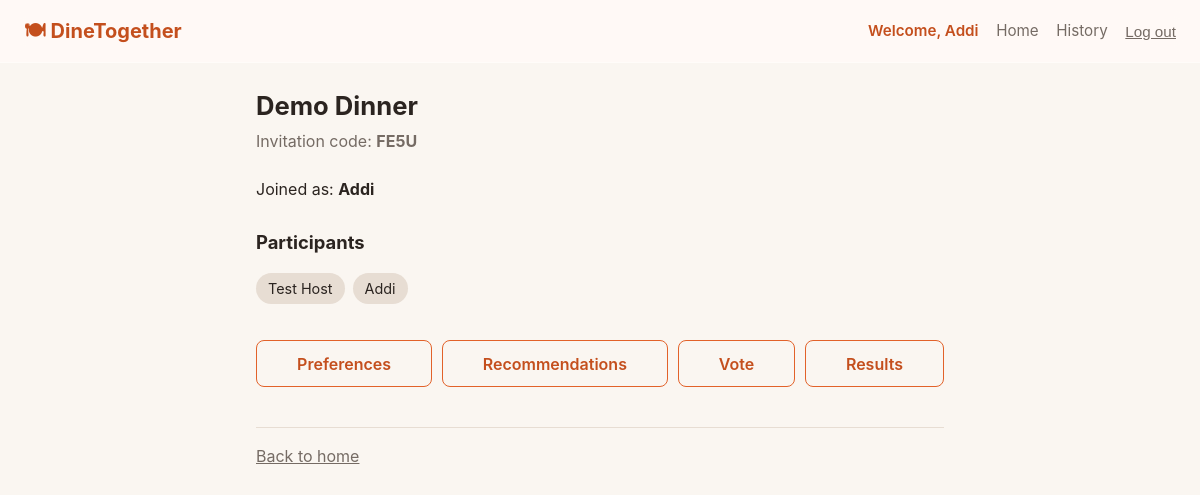
Screenshot of /events/3 (signed in) with the database file from the repository.
### tables this page shows
CREATE TABLE users (
    id            INTEGER PRIMARY KEY AUTOINCREMENT,
    username      TEXT NOT NULL UNIQUE,
    password_hash TEXT NOT NULL,
    display_name  TEXT NOT NULL,
    created_at    TEXT NOT NULL DEFAULT (datetime('now'))
);

CREATE TABLE events (
    id          INTEGER PRIMARY KEY AUTOINCREMENT,
    name        TEXT NOT NULL,
    invite_code TEXT NOT NULL UNIQUE,
    created_at  TEXT NOT NULL DEFAULT (datetime('now'))
);

CREATE TABLE participants (
    id          INTEGER PRIMARY KEY AUTOINCREMENT,
    event_id    INTEGER NOT NULL REFERENCES events(id) ON DELETE CASCADE,
    user_id     INTEGER NOT NULL REFERENCES users(id) ON DELETE CASCADE,
    display_name TEXT NOT NULL,
    joined_at   TEXT NOT NULL DEFAULT (datetime('now')),
    UNIQUE(event_id, user_id)
);

### app/routes.py (the view)
@bp.get("/events/<int:event_id>")
def event_home(event_id: int):
    event = _require_session_event(event_id)
    participants = _repo().list_participants(event_id)
    finalized = _vote_repo().is_finalized(event_id)
    return render_template(
        "event_home.html",
        event=event,
        participants=participants,
        display_name=session.get("display_name"),
        finalized=finalized,
    )

### app/db.py (called while the page is built)
def get_db() -> sqlite3.Connection:
    if "db" not in g:
        g.db = sqlite3.connect(
            current_app.config["DATABASE"],
            detect_types=sqlite3.PARSE_DECLTYPES,
        )
        g.db.row_factory = sqlite3.Row
        g.db.execute("PRAGMA foreign_keys = ON")
    return g.db

### app/repositories/event_repository.py (called while the page is built)
    def get_event_by_id(self, event_id: int) -> Event | None:
        row = self._db.execute(
            "SELECT id, name, invite_code, created_at FROM events WHERE id = ?", (event_id,)
        ).fetchone()
        if row is None:
            return None
        return Event(id=row["id"], name=row["name"], invite_code=row["invite_code"], created_at=row["created_at"])

    def get_participant_for_user(self, event_id: int, user_id: int) -> Participant | None:
        row = self._db.execute(
            "SELECT id, event_id, user_id, display_name FROM participants "
            "WHERE event_id = ? AND user_id = ?",
            (event_id, user_id),
        ).fetchone()
        if row is None:
            return None
        return Participant(
            id=row["id"], event_id=row["event_id"], user_id=row["user_id"], display_name=row["display_name"]
        )

    def list_participants(self, event_id: int) -> list[Participant]:
        rows = self._db.execute(
            "SELECT id, event_id, user_id, display_name FROM participants "
            "WHERE event_id = ? ORDER BY joined_at",
            (event_id,),
        ).fetchall()
        return [
            Participant(id=r["id"], event_id=r["event_id"], user_id=r["user_id"], display_name=r["display_name"])
            for r in rows
        ]

### app/repositories/user_repository.py (called while the page is built)
def _row_to_user(row: sqlite3.Row) -> User:
    return User(
        id=row["id"],
        username=row["username"],
        password_hash=row["password_hash"],
        display_name=row["display_name"],
    )

    def get_by_id(self, user_id: int) -> User | None:
        row = self._db.execute(
            "SELECT id, username, password_hash, display_name FROM users WHERE id = ?",
            (user_id,),
        ).fetchone()
        return _row_to_user(row) if row else None

### app/repositories/vote_repository.py (called while the page is built)
    def is_finalized(self, event_id: int) -> bool:
        row = self._db.execute(
            "SELECT 1 FROM results WHERE event_id = ?", (event_id,)
        ).fetchone()
        return row is not None

### app/routes.py (called while the page is built)
def _repo() -> EventRepository:
    return EventRepository(get_db())

def _user_repo() -> UserRepository:
    return UserRepository(get_db())

def _vote_repo() -> VoteRepository:
    return VoteRepository(get_db())

### app/templates/event_home.html (shortened to what this page needs)
{% extends "base.html" %}
{% block content %}
  <h1>{{ event.name }}</h1>
  <p class="subtitle">Invitation code: <strong>{{ event.invite_code }}</strong></p>
  {% if display_name %}
    <p>Joined as: <strong>{{ display_name }}</strong></p>
  {% endif %}
  <h2>Participants</h2>
  <ul class="participants">
    {% for participant in participants %}
      <li>{{ participant.display_name }}</li>
    {% endfor %}
  </ul>
  {% if finalized %}
    <nav class="actions">
      <a class="btn" href="{{ url_for('main.results', event_id=event.id) }}">View the final decision</a>
    </nav>
  {% else %}
    <nav class="actions">
      <a class="btn secondary" href="{{ url_for('main.preferences', event_id=event.id) }}">Preferences</a>
      <a class="btn secondary" href="{{ url_for('main.recommendations', event_id=event.id) }}">Recommendations</a>
      <a class="btn secondary" href="{{ url_for('main.recommendations', event_id=event.id) }}">Vote</a>
      <a class="btn secondary" href="{{ url_for('main.results', event_id=event.id) }}">Results</a>
    </nav>
  {% endif %}
  <footer class="hint"><a href="{{ url_for('main.home') }}">Back to home</a></footer>
{% endblock %}

### app/templates/base.html (shortened to what this page needs)
<!doctype html>
<html lang="en">
<head>
  <link rel="stylesheet" href="{{ url_for('static', filename='style.css') }}">
</head>
<body>
  <header class="site">
    <a class="brand" href="{{ url_for('main.home') }}">🍽 DineTogether</a>
{% if current_user %}
  <nav class="header-nav">
    <span class="welcome-badge">Welcome, {{ current_user.display_name }}</span>
    <a href="{{ url_for('main.home') }}">Home</a>
    <a href="{{ url_for('main.history') }}">History</a>
    <form method="post" action="{{ url_for('main.logout') }}" class="logout-form">
      <button type="submit" class="link-button">Log out</button>
    </form>
  </nav>
{% else %}
  <nav class="header-nav">
    <a href="{{ url_for('main.home') }}">Home</a>
    <a href="{{ url_for('main.login') }}">Log in</a>
    <a href="{{ url_for('main.register') }}">Sign up</a>
  </nav>
{% endif %}
  </header>
  <div class="page">
    {% block content %}{% endblock %}
  </div>
</body>
</html>

### app/static/style.css (style rules this page uses)
:root { --accent: #e2622a; --accent-dark: #c44f1d; --ink: #2b2420; --muted: #756b64; --bg: #faf6f1; --card: #ffffff; --border: #e7ddd3; --success-bg: #e9f6ea; --success-ink: #276b32; --error-bg: #fbe9e7; --error-ink: #a3311a; --radius: 10px; }
* { box-sizing: border-box; }
body { margin: 0; font-family: -apple-system, "Segoe UI", Roboto, Helvetica, Arial, sans-serif; background: var(--bg); color: var(--ink); line-height: 1.5; }
.page { max-width: 720px; margin: 0 auto; padding: 1.5rem 1rem 4rem; }
header.site { display: flex; align-items: center; justify-content: space-between; padding: 1rem 1.5rem; background: rgba(255, 250, 246, 0.88); backdrop-filter: blur(12px); -webkit-backdrop-filter: blur(12px); border-bottom: 1px solid rgba(255,255,255,0.35); position: relative; z-index: 10; }
header.site a.brand { font-size: 1.25rem; font-weight: 700; color: var(--accent-dark); text-decoration: none; }
header.site nav.header-nav { display: flex; align-items: center; gap: 1.1rem; }
header.site nav.header-nav a { color: var(--muted); text-decoration: none; font-size: 0.95rem; }
.logout-form { margin: 0; }
.welcome-badge { color: var(--accent-dark); font-weight: 600; font-size: 0.95rem; }
button.link-button { background: none; border: none; padding: 0; margin: 0; color: var(--muted); font-size: 0.95rem; font-weight: 400; cursor: pointer; text-decoration: underline; }
h1 { font-size: 1.6rem; margin: 0 0 0.25rem; }
h2 { font-size: 1.15rem; margin: 1.75rem 0 0.75rem; }
.subtitle { color: var(--muted); margin: 0 0 1.5rem; }
button, .btn { display: inline-block; margin-top: 1.25rem; padding: 0.65rem 1.3rem; background: var(--accent); color: #fff; border: none; border-radius: 8px; font-size: 1rem; font-weight: 600; cursor: pointer; text-decoration: none; text-align: center; }
.btn.secondary { background: transparent; color: var(--accent-dark); border: 1px solid var(--accent); }
nav.actions { display: flex; flex-wrap: wrap; gap: 0.6rem; margin-top: 1rem; }
nav.actions a { flex: 1 1 auto; text-align: center; }
ul.participants { list-style: none; padding: 0; display: flex; flex-wrap: wrap; gap: 0.5rem; }
ul.participants li { background: var(--border); padding: 0.3rem 0.75rem; border-radius: 999px; font-size: 0.9rem; }
footer.hint { margin-top: 2.5rem; padding-top: 1rem; border-top: 1px solid var(--border); }
footer.hint a { color: var(--muted); }

### rows the page displays
users: display_name "Addi"
events: name "Demo Dinner", invite_code "FE5U"
participants: display_name "Addi"
participants: display_name "Test Host"
